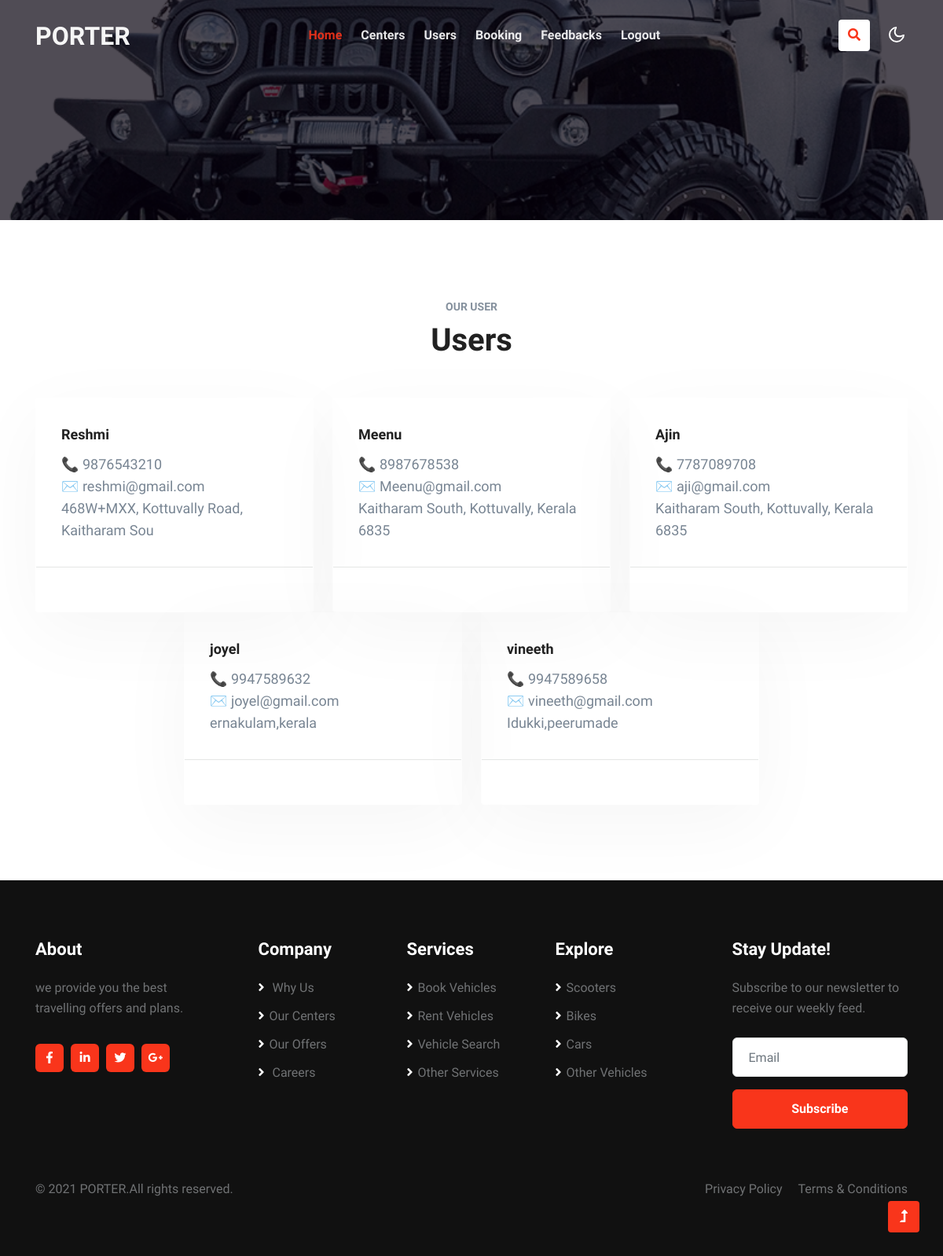
The app's page /ADMIN/ViewUsers.php with its own data.
### tables this page shows
CREATE TABLE IF NOT EXISTS `user` (
  `uid` int(11) NOT NULL AUTO_INCREMENT,
  `uname` varchar(40) NOT NULL,
  `uemail` varchar(40) NOT NULL,
  `uaddress` varchar(40) NOT NULL,
  `uphoneno` varchar(40) NOT NULL,
  PRIMARY KEY (`uid`)
);

### ADMIN/ViewUsers.php (the view, shortened to what this page needs)
<?php
include 'adminheader.php';
include '../CONNECTION/DbConnection.php';
?>
<section class="w3l-blog">
    <div class="blog py-5" id="Newsblog">
        <div class="container py-lg-5 py-md-4 py-2">
            <div class="title-content text-center mb-lg-3 mb-4">
                <h6 class="title-subw3hny mb-1">Our User</h6>
                <h3 class="title-w3l mb-5">Users <br></h3>
            </div>
            <div class="row justify-content-center">
                <?php
                $res = mysqli_query($conn, "SELECT * FROM `user`");
                while ($rs = mysqli_fetch_array($res)) {
                ?>
                    <div class="col-lg-4 col-md-6 item">
                        <div class="card">
                            <div class="card-body blog-details">
                                <a href="#blog" class="blog-desc"><?php echo $rs['uname'] ?></a>
                                <p>📞 <?php echo $rs['uphoneno'] ?></p>
                                <p>✉️ <?php echo $rs['uemail'] ?></p>
                                <p> <?php echo $rs['uaddress'] ?></p>
                            </div>
                            <div class="card-footer">
                                <div class="author align-items-center">
                                    <a href="#author" class="post-author">
                                    </a>
                                    <ul class="blog-meta">
                                    </ul>
                                </div>
                            </div>
                        </div>
                    </div>
                <?php
                }
                ?>
            </div>
        </div>
    </div>
</section>
<?php
include '../COMMON/commonfooter.php';
?>

### records on screen
user: uname "Reshmi", uphoneno "9876543210", uemail "reshmi@gmail.com", uaddress "468W+MXX, Kottuvally Road, Kaitharam Sou"
user: uname "Meenu", uphoneno "8987678538", uemail "Meenu@gmail.com", uaddress "Kaitharam South, Kottuvally, Kerala 6835"
user: uname "Ajin", uphoneno "7787089708", uemail "aji@gmail.com", uaddress "Kaitharam South, Kottuvally, Kerala 6835"
user: uname "joyel", uphoneno "9947589632", uemail "joyel@gmail.com", uaddress "ernakulam,kerala"
user: uname "vineeth", uphoneno "9947589658", uemail "vineeth@gmail.com", uaddress "Idukki,peerumade"
